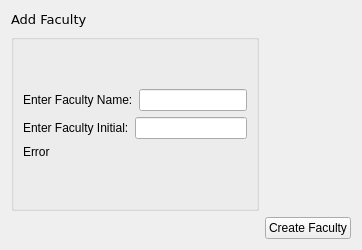
             <widget class="QWidget" name="addFaculty">
              <layout class="QGridLayout" name="gridLayout_5">
               <item row="1" column="0">
                <widget class="QGroupBox" name="groupBox">
                 <layout class="QVBoxLayout" name="verticalLayout_8">
                  <item>
                   <spacer name="verticalSpacer_20">
                    <property name="orientation">
                     <enum>Qt::Vertical</enum>
                    </property>
                    <property name="sizeHint" stdset="0">
                     <size>
                      <width>20</width>
                      <height>40</height>
                     </size>
                    </property>
                   </spacer>
                  </item>
                  <item>
                   <layout class="QHBoxLayout" name="horizontalLayout_12">
                    <item>
                     <widget class="QLabel" name="enterFacultyName">
                      <property name="text">
                       <string>Enter Faculty Name:</string>
                      </property>
                     </widget>
                    </item>
                    <item>
                     <widget class="QLineEdit" name="facultyFullNameEdit"/>
                    </item>
                   </layout>
                  </item>
                  <item>
                   <layout class="QHBoxLayout" name="horizontalLayout_13">
                    <item>
                     <widget class="QLabel" name="facultyID">
                      <property name="text">
                       <string>Enter Faculty Initial:</string>
                      </property>
                     </widget>
                    </item>
                    <item>
                     <widget class="QLineEdit" name="facultyIDEdit"/>
                    </item>
                   </layout>
                  </item>
                  <item>
                   <widget class="QLabel" name="facultyCreateError">
                    <property name="text">
                     <string>Error</string>
                    </property>
                   </widget>
                  </item>
                  <item>
                   <spacer name="verticalSpacer_21">
                    <property name="orientation">
                     <enum>Qt::Vertical</enum>
                    </property>
                    <property name="sizeHint" stdset="0">
                     <size>
                      <width>20</width>
                      <height>40</height>
                     </size>
                    </property>
                   </spacer>
                  </item>
                 </layout>
                </widget>
               </item>
               <item row="0" column="0">
                <widget class="QLabel" name="addFacultyHeader">
                 <property name="sizePolicy">
                  <sizepolicy hsizetype="Preferred" vsizetype="Maximum">
                   <horstretch>0</horstretch>
                   <verstretch>0</verstretch>
                  </sizepolicy>
                 </property>
                 <property name="font">
                  <font>
                   <family>Verdana</family>
                   <pointsize>10</pointsize>
                  </font>
                 </property>
                 <property name="text">
                  <string>Add Faculty</string>
                 </property>
                </widget>
               </item>
               <item row="5" column="1">
                <widget class="QPushButton" name="createFacultyButton">
                 <property name="text">
                  <string>Create Faculty</string>
                 </property>
                </widget>
               </item>
              </layout>
             </widget>
